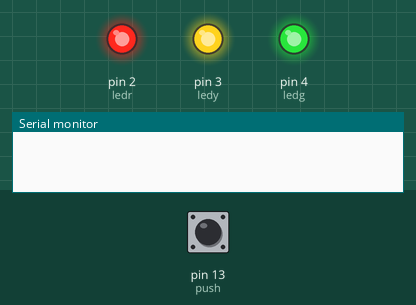
The sketch below on a simulated Arduino Uno, built with avr-gcc and run on an emulated ATmega328P. Shown: output pins drawn as LEDs (lit = HIGH), the last lines printed to the serial monitor. The test bench sets the inputs (shaded band); at power-on: pin 13 (push) HIGH. Random numbers use the default seed unless the sketch sets one.

Above: at 0.2 s.
At 2.78 s:
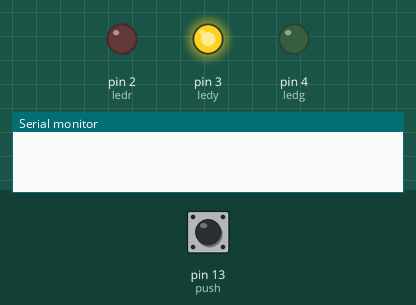
At 7.67 s:
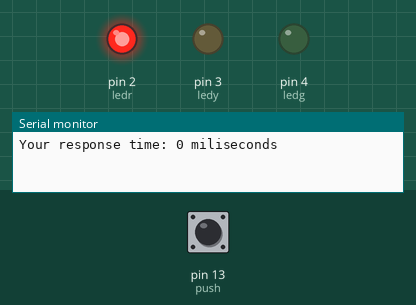
At 15.75 s:
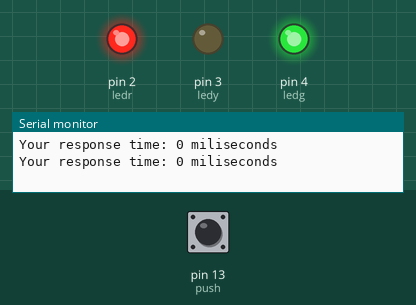
At 21.56 s:
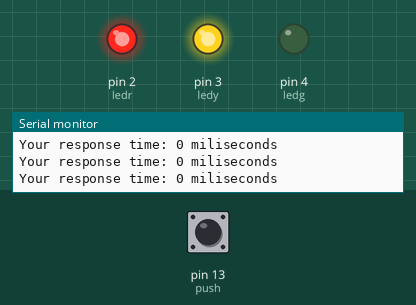
At 33.1 s:
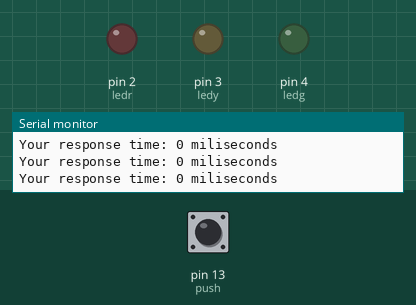
Timing chart, 0 to 40.0 s (numbered marks = the images above):
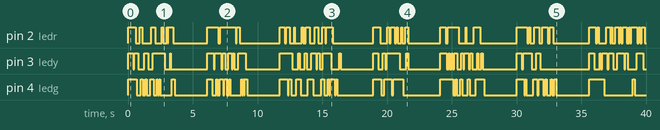

Measured:
- by itself, pin 2 (ledr): LOW → HIGH at 0.00 s, → LOW 0.61 s later, → HIGH 0.29 s later, → LOW 0.20 s later, … (86 changes in this stretch)
- by itself, pin 4 (ledg): LOW → HIGH at 0.00 s, → LOW 0.66 s later, → HIGH 0.31 s later, → LOW 0.18 s later, … (80 changes in this stretch)

The sketch:

reaction_game.ino
```cpp
const int ledr = 2;
const int ledy = 3;
const int ledg = 4;
const int push = 13;

void setup()
{
  Serial.begin(9600);
  pinMode(ledr, OUTPUT);
  pinMode(ledy, OUTPUT);
  pinMode(ledg, OUTPUT);
  pinMode(push, INPUT);

  // Seed the random number generator using noise from unconnected Analog Pin A0
  randomSeed(analogRead(A0));
}

void loop()
{
  // 1. Flash all LEDs as a start indicator sequence
  digitalWrite(ledr, HIGH);
  digitalWrite(ledy, HIGH);
  digitalWrite(ledg, HIGH);
  delay(400);

  // 2. Generate an unpredictable chaos window (between 2 to 5 seconds)
  unsigned long duration = random(2000, 5000);
  unsigned long choas = millis();

  // Rapidly toggle random pins during the chaos sequence
  while(millis() - choas < duration){
    int rdmpin = random(2, 5); // Select random pin between 2 and 4
    digitalWrite(rdmpin, !digitalRead(rdmpin));
    delay(random(50, 150));
  }

  // 3. Reset all LEDs to prepare the player
  digitalWrite(ledr, LOW);
  digitalWrite(ledy, LOW);
  digitalWrite(ledg, LOW);

  // 4. Capture starting point timestamp and fire green signal LED
  unsigned long stop = millis();
  digitalWrite(ledg, HIGH);

  // Active polling: wait right here until player depresses the push button
  while(digitalRead(push) == LOW){
    // Do nothing, just lock execution until button state changes to HIGH
  }

  // 5. Instantly clear signal light and capture final timestamp
  digitalWrite(ledg, LOW);
  unsigned long click = millis();

  // 6. Calculate total elapsed delta and output result parameters
  unsigned long response = click - stop;
  Serial.print("Your response time: ");
  Serial.print(response);
  Serial.println(" miliseconds");

  // Enforce cooldown delay before resetting the cycle
  delay(2500);
}
```
